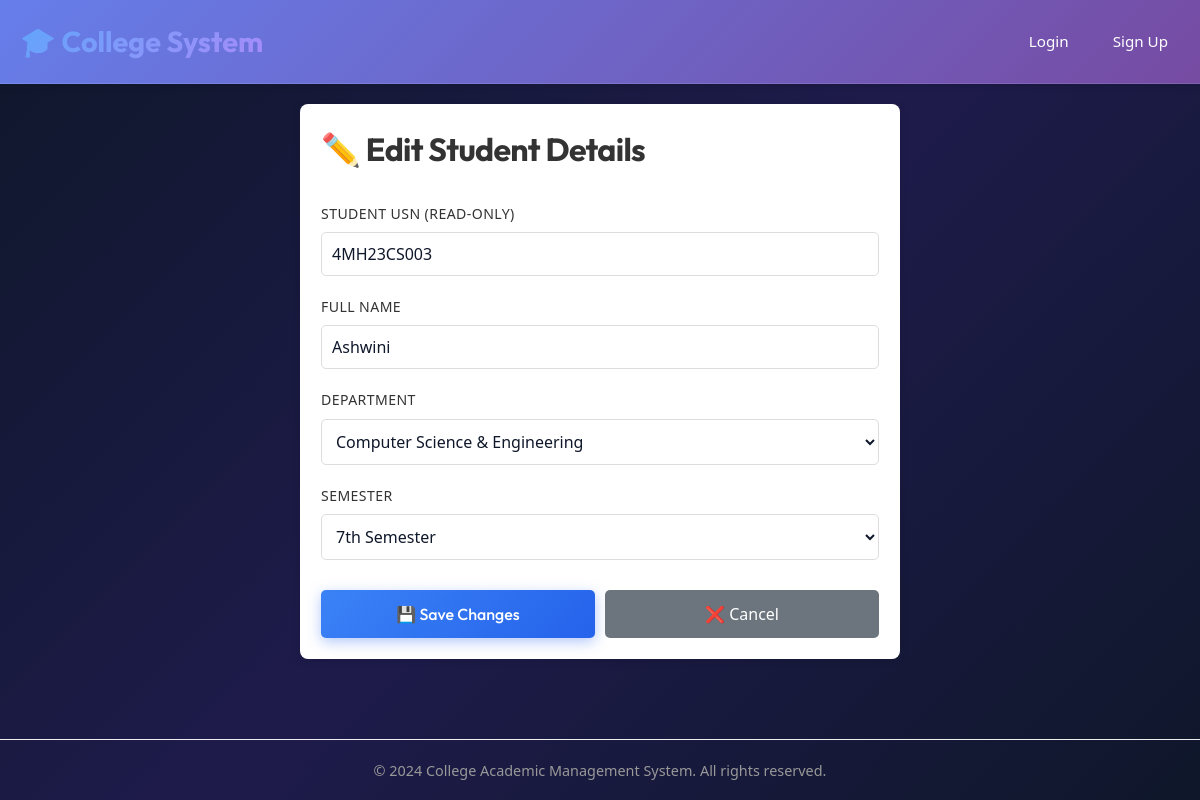
/admin/students/4/edit (signed in), run on the app's committed database.
### backend/app.py (models this page shows)
class Student(db.Model):
    id = db.Column(db.Integer, primary_key=True)
    usn = db.Column(db.String(50), unique=True, nullable=False)
    name = db.Column(db.String(200), nullable=False)
    dept = db.Column(db.String(100), nullable=True)
    semester = db.Column(db.Integer, nullable=True)

### backend/app.py (the view, shortened to what this page needs)
@app.route('/admin/students/<int:sid>/edit', methods=['GET', 'POST'])
@login_required
@role_required('Admin')
def admin_edit_student(sid):
    s = Student.query.get_or_404(sid)
    return render_template('admin_edit_student.html', student=s)

### backend/app.py (called while the page is built)
def role_required(*roles):
    def decorator(f):
        @wraps(f)
        def decorated_function(*args, **kwargs):
            if not current_user.is_authenticated:
                return login_manager.unauthorized()
            if current_user.role not in roles:
                flash('Access denied: insufficient permissions', 'danger')
                return redirect(url_for('dashboard'))
            return f(*args, **kwargs)
        return decorated_function
    return decorator

@login_manager.user_loader
def load_user(user_id):
    return User.query.get(int(user_id))

### frontend/templates/admin_edit_student.html (shortened to what this page needs)
{% extends 'base.html' %}
{% block content %}
<div style="max-width: 600px; margin: 0 auto;">
  <div class="card">
    <h1 style="font-size: 2em; color: #333; margin-bottom: 30px;">✏️ Edit Student Details</h1>
    <form method="post">
      <div class="form-group">
        <label>Student USN (Read-only)</label>
        <input type="text" value="{{ student.usn }}" readonly style="background-color: #f5f5f5; cursor: not-allowed;" />
      </div>
      <div class="form-group">
        <label>Full Name</label>
        <input type="text" name="name" value="{{ student.name }}" placeholder="Enter student's full name" required />
      </div>
      <div class="form-group">
        <label>Department</label>
        <select name="dept">
          <option value="CSE" {% if student.dept == 'CSE' %}selected{% endif %}>Computer Science & Engineering</option>
        </select>
      </div>
      <div class="form-group">
        <label>Semester</label>
        <select name="semester">
          {% for sem in range(1, 9) %}
          <option value="{{ sem }}" {% if student.semester == sem %}selected{% endif %}>{{ sem }}{% if sem == 1 %}st{% elif sem == 2 %}nd{% elif sem == 3 %}rd{% else %}th{% endif %} Semester</option>
          {% endfor %}
        </select>
      </div>
      <div style="display: flex; gap: 10px; margin-top: 30px;">
        <button type="submit" style="flex: 1; padding: 12px;">💾 Save Changes</button>
        <a href="/admin/students" style="flex: 1; padding: 12px; background-color: #6c757d; color: white; text-decoration: none; border-radius: 5px; text-align: center; cursor: pointer; border: none;">❌ Cancel</a>
      </div>
    </form>
  </div>
</div>
{% endblock %}

### frontend/static/css/styles.css (style rules this page uses)
:root { --bg-gradient: linear-gradient(135deg, #0f172a 0%, #1e1b4b 50%, #0f172a 100%); --card-bg: #ffffff; --card-shadow: 0 10px 30px -5px rgba(0, 0, 0, 0.25), 0 4px 12px -2px rgba(0, 0, 0, 0.15); --primary: #3b82f6; --primary-hover: #2563eb; --secondary: #6366f1; --accent: #10b981; --accent-purple: #8b5cf6; --danger: #ef4444; --warning: #f59e0b; --info: #06b6d4; --text-dark: #0f172a; --text-muted: #64748b; --text-light: #f8fafc; --text-light-muted: #94a3b8; --border-light: #e2e8f0; --radius-lg: 16px; --radius-md: 10px; --radius-sm: 6px; }
*, *::before, *::after { box-sizing: border-box; }
html, body { min-height: 100vh; margin: 0; padding: 0; font-family: 'Inter', system-ui, -apple-system, sans-serif; background: var(--bg-gradient); background-attachment: fixed; color: var(--text-light); line-height: 1.5; }
h1, h2, h3, h4, h5, h6 { font-family: 'Outfit', sans-serif; letter-spacing: -0.02em; }
.card { background: var(--card-bg); color: var(--text-dark); border-radius: var(--radius-lg); padding: 28px; box-shadow: var(--card-shadow); border: 1px solid rgba(255, 255, 255, 0.8); margin-bottom: 24px; transition: transform 0.25s ease, box-shadow 0.25s ease; }
.card h1, .card h2, .card h3, .card h4 { color: var(--text-dark); font-weight: 700; margin-top: 0; }
.form-group { margin-bottom: 20px; }
label { display: block; font-weight: 600; font-size: 0.88rem; margin-bottom: 8px; color: #334155; text-transform: uppercase; letter-spacing: 0.03em; }
input[type="text"], input[type="password"], input[type="email"], input[type="number"], select, textarea { width: 100%; padding: 12px 16px; border: 1.5px solid #cbd5e1; border-radius: var(--radius-md); font-family: inherit; font-size: 0.98rem; color: #0f172a !important; background-color: #ffffff !important; transition: border-color 0.2s ease, box-shadow 0.2s ease; }
input::placeholder, textarea::placeholder { color: #94a3b8 !important; }
button, .btn { font-family: 'Outfit', sans-serif; display: inline-flex; align-items: center; justify-content: center; gap: 8px; padding: 12px 22px; font-weight: 600; font-size: 0.98rem; border-radius: var(--radius-md); border: none; cursor: pointer; background: linear-gradient(135deg, #3b82f6 0%, #2563eb 100%); color: #ffffff; text-decoration: none; box-shadow: 0 4px 14px rgba(37, 99, 235, 0.35); transition: all 0.2s ease; }

### frontend/templates/base.html (style rules this page uses)
* { margin: 0; padding: 0; box-sizing: border-box; }
body { font-family: 'Segoe UI', Tahoma, Geneva, Verdana, sans-serif; background-color: #f5f5f5; color: #333; }
.card { background: white; border-radius: 8px; padding: 20px; box-shadow: 0 2px 8px rgba(0,0,0,0.1); margin-bottom: 20px; }
.form-group { margin-bottom: 20px; }
label { display: block; margin-bottom: 8px; font-weight: 500; color: #333; }
input[type="text"], input[type="password"], input[type="email"], input[type="number"], select, textarea { width: 100%; padding: 10px; border: 1px solid #ddd; border-radius: 5px; font-size: 1em; font-family: inherit; transition: border-color 0.3s; color: #000; background-color: #fff; }
input::placeholder, textarea::placeholder { color: #6c757d; }
button, .btn { padding: 10px 20px; background-color: #667eea; color: white; border: none; border-radius: 5px; cursor: pointer; font-size: 1em; font-weight: 500; transition: all 0.3s; text-decoration: none; display: inline-block; }

### data on the page
Student: usn "4MH23CS003", name "Ashwini", dept "Computer Science & Engineering", semester "7th Semester"
